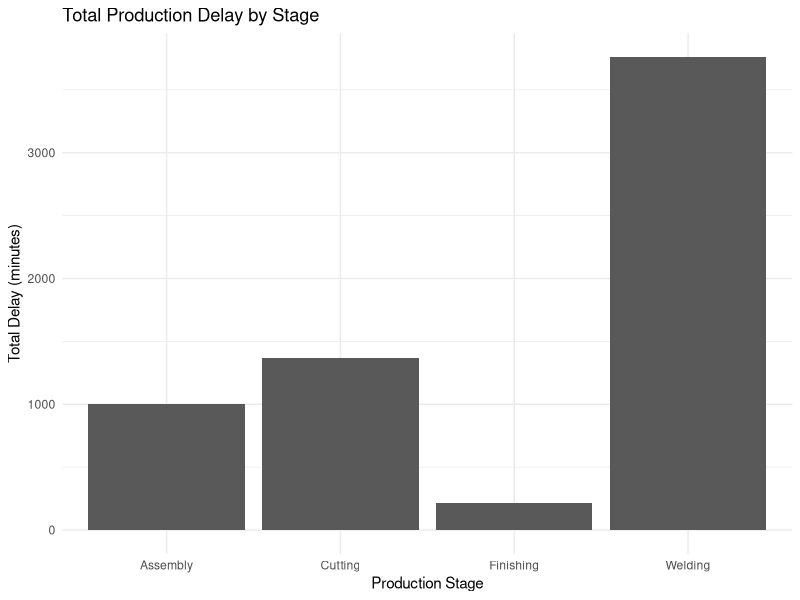
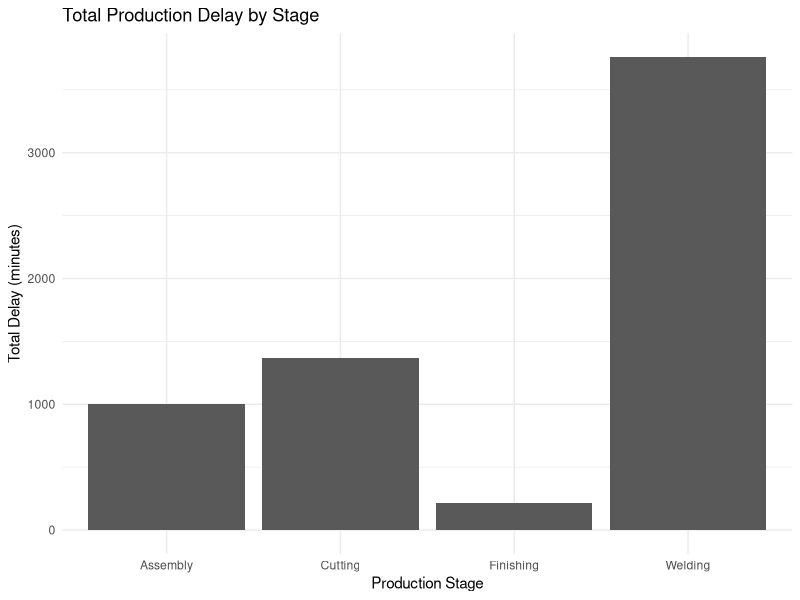

Source code (R) for these figures, in order:
library(tidyverse)

production_stages <- read_csv("production_stages.csv")

delay_stage <- production_stages %>%
  group_by(stage_name) %>%
  summarise(
    total_delay_min = sum(delay_min),
    .groups = "drop"
  ) %>%
  arrange(desc(total_delay_min))

p_delay_stage <- ggplot(delay_stage, aes(x = stage_name, y = total_delay_min)) +
  geom_col() +
  labs(
    title = "Total Production Delay by Stage",
    x = "Production Stage",
    y = "Total Delay (minutes)"
  ) +
  theme_minimal()

p_delay_stage

ggsave(
  filename = "../visuals/delay_by_stage.png",
  plot = p_delay_stage,
  width = 8,
  height = 5
)
